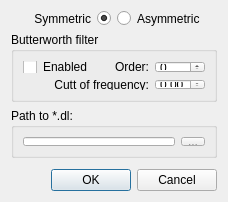
<?xml version="1.0" encoding="UTF-8"?>
<ui version="4.0">
 <class>Dialog</class>
 <widget class="QDialog" name="Dialog">
  <property name="geometry">
   <rect>
    <x>0</x>
    <y>0</y>
    <width>226</width>
    <height>202</height>
   </rect>
  </property>
  <property name="maximumSize">
   <size>
    <width>1000</width>
    <height>300</height>
   </size>
  </property>
  <property name="windowTitle">
   <string>DL V: 0.1.b</string>
  </property>
  <property name="styleSheet">
   <string notr="true">border-color: rgb(255, 19, 19);</string>
  </property>
  <layout class="QVBoxLayout" name="verticalLayout">
   <item>
    <layout class="QHBoxLayout" name="horizontalLayout">
     <item>
      <widget class="QRadioButton" name="radioButton">
       <property name="minimumSize">
        <size>
         <width>100</width>
         <height>15</height>
        </size>
       </property>
       <property name="layoutDirection">
        <enum>Qt::RightToLeft</enum>
       </property>
       <property name="text">
        <string>Symmetric</string>
       </property>
       <property name="checked">
        <bool>true</bool>
       </property>
       <property name="autoExclusive">
        <bool>true</bool>
       </property>
      </widget>
     </item>
     <item>
      <widget class="QRadioButton" name="radioButton_2">
       <property name="minimumSize">
        <size>
         <width>100</width>
         <height>15</height>
        </size>
       </property>
       <property name="text">
        <string>Asymmetric</string>
       </property>
      </widget>
     </item>
    </layout>
   </item>
   <item>
    <widget class="QGroupBox" name="groupBox">
     <property name="minimumSize">
      <size>
       <width>0</width>
       <height>70</height>
      </size>
     </property>
     <property name="title">
      <string>Butterworth filter</string>
     </property>
     <layout class="QGridLayout" name="gridLayout">
      <item row="0" column="0">
       <widget class="QCheckBox" name="checkBox">
        <property name="text">
         <string>Enabled</string>
        </property>
       </widget>
      </item>
      <item row="0" column="1">
       <widget class="QLabel" name="label_4">
        <property name="text">
         <string>Order:</string>
        </property>
        <property name="alignment">
         <set>Qt::AlignRight|Qt::AlignTrailing|Qt::AlignVCenter</set>
        </property>
       </widget>
      </item>
      <item row="0" column="2">
       <widget class="QSpinBox" name="spinBox">
        <property name="maximumSize">
         <size>
          <width>50</width>
          <height>16777215</height>
         </size>
        </property>
       </widget>
      </item>
      <item row="1" column="0" colspan="2">
       <widget class="QLabel" name="label_3">
        <property name="text">
         <string>Cutt of frequency:</string>
        </property>
        <property name="alignment">
         <set>Qt::AlignRight|Qt::AlignTrailing|Qt::AlignVCenter</set>
        </property>
       </widget>
      </item>
      <item row="1" column="2">
       <widget class="QDoubleSpinBox" name="doubleSpinBox">
        <property name="maximumSize">
         <size>
          <width>50</width>
          <height>16777215</height>
         </size>
        </property>
       </widget>
      </item>
     </layout>
    </widget>
   </item>
   <item>
    <widget class="QGroupBox" name="groupBox_2">
     <property name="minimumSize">
      <size>
       <width>0</width>
       <height>50</height>
      </size>
     </property>
     <property name="title">
      <string>Path to *.dl:</string>
     </property>
     <layout class="QHBoxLayout" name="horizontalLayout_2">
      <item>
       <widget class="QLineEdit" name="lineEdit_2"/>
      </item>
      <item>
       <widget class="QToolButton" name="toolButton">
        <property name="text">
         <string>...</string>
        </property>
       </widget>
      </item>
     </layout>
    </widget>
   </item>
   <item>
    <spacer name="verticalSpacer">
     <property name="orientation">
      <enum>Qt::Vertical</enum>
     </property>
     <property name="sizeHint" stdset="0">
      <size>
       <width>20</width>
       <height>40</height>
      </size>
     </property>
    </spacer>
   </item>
   <item>
    <widget class="QDialogButtonBox" name="buttonBox">
     <property name="orientation">
      <enum>Qt::Horizontal</enum>
     </property>
     <property name="standardButtons">
      <set>QDialogButtonBox::Cancel|QDialogButtonBox::Ok</set>
     </property>
    </widget>
   </item>
  </layout>
 </widget>
 <resources/>
 <connections>
  <connection>
   <sender>buttonBox</sender>
   <signal>accepted()</signal>
   <receiver>Dialog</receiver>
   <slot>accept()</slot>
   <hints>
    <hint type="sourcelabel">
     <x>169</x>
     <y>191</y>
    </hint>
    <hint type="destinationlabel">
     <x>157</x>
     <y>201</y>
    </hint>
   </hints>
  </connection>
  <connection>
   <sender>buttonBox</sender>
   <signal>rejected()</signal>
   <receiver>Dialog</receiver>
   <slot>reject()</slot>
   <hints>
    <hint type="sourcelabel">
     <x>169</x>
     <y>191</y>
    </hint>
    <hint type="destinationlabel">
     <x>225</x>
     <y>201</y>
    </hint>
   </hints>
  </connection>
 </connections>
</ui>
